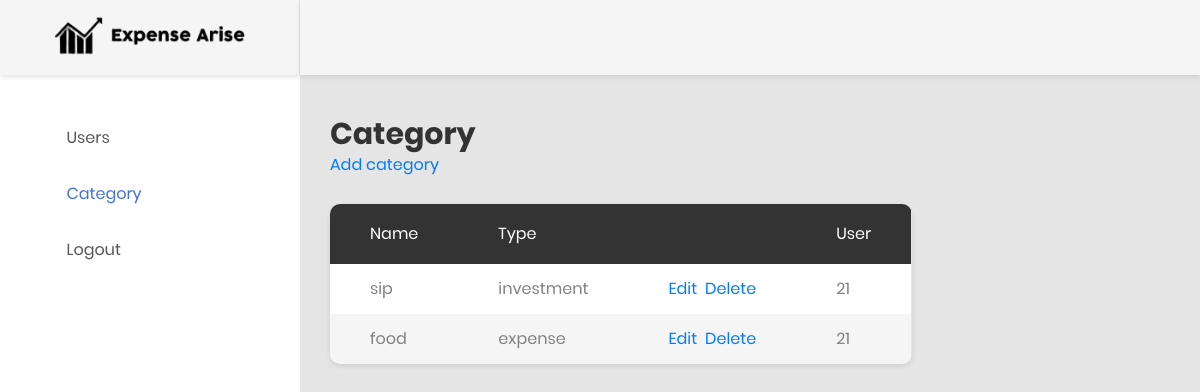
The page /category.php (signed in) on the database as committed earlier.
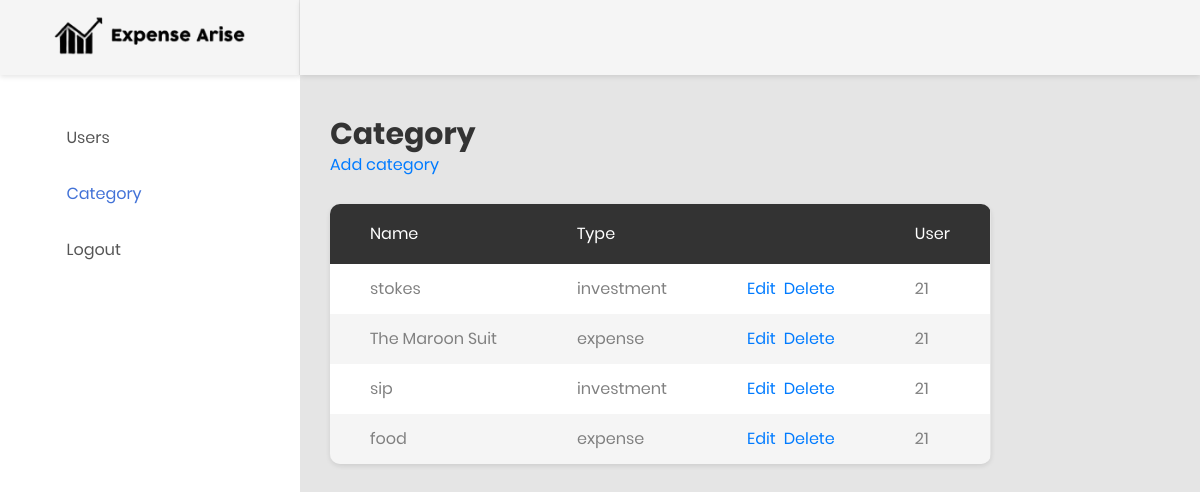
The same page on the database as committed later.
### tables this page shows
CREATE TABLE `category` (
  `id` int(11) NOT NULL,
  `user_id` int(11) NOT NULL,
  `name` varchar(255) NOT NULL,
  `type` enum('expense','investment') NOT NULL DEFAULT 'expense'
);

### category.php (the view, shortened to what this page needs)
<?php
   include('header.php');
   if($_SESSION['UROLE']=='User'){
      $uid = $_SESSION['UID'];
      $res = mysqli_query($con, "SELECT * FROM category WHERE user_id=$uid ORDER BY id DESC");
   } else {
      $res = mysqli_query($con, "SELECT * FROM category ORDER BY id DESC");
   }
?>
<div class="main-content">
   <div class="section__content section__content--p30">
      <div class="container-fluid">
         <div class="row">
         <div class="col-lg-5.5">
               <h2>Category</h2>
               <a href="manage_category.php">Add category</a>
               <br/><br/>
               <?php if(mysqli_num_rows($res) > 0) { ?>
                  <div class="table-responsive table--no-card m-b-30">
                  <table class="table table-borderless table-striped table-earning">
                     <thead>
                        <tr>
                           <th>Name</th>
                           <th>Type</th>
                           <th></th>
                           <?php
                              if($_SESSION['UROLE']=='Admin')
                              { ?>
                                   <th>User</th>
                              <?php } ?>
                        </tr>
                     <tbody>
                        <?php while($row = mysqli_fetch_assoc($res)){ ?>
                        <tr>
                           <td><?php echo $row['name']?></td>
                           <td><?php echo $row['type']?></td>
                           <td>
                                    <a href="manage_category.php?id=<?php echo $row['id'];?>">Edit</a>&nbsp;
                                    <a href="javascript:void(0)" onclick="delete_confir('<?php echo $row['id'];?>','category.php')">Delete</a>
                                 </td>
<?php
                           if($_SESSION['UROLE']=='Admin')
                           { ?>
                              <td><?php echo $row['user_id']?></td>
                              <?php } ?>
                        </tr>
                        <?php } ?>
                     </tbody>
                  </table>
               </div>
               <?php } else { echo "No expense data found"; } ?>
            </div>
         </div>
      </div>
   </div>
</div>
<?php
   include('footer.php');
   ?>

Rows that differ between the two databases and show on the page:
added category: name "stokes", type "investment", user "21"
added category: name "The Maroon Suit", type "expense", user "21"
